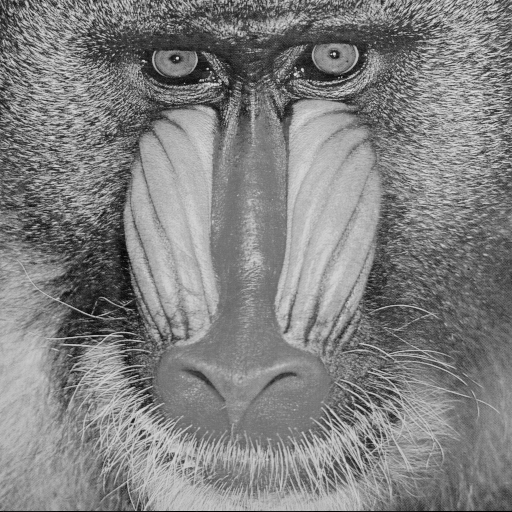
#> input picture imgs/macaco.png, 512 x 512 px, found by its file name
$ python atv1.7.py
#> lines starting #> are read from the running program, lines starting #| are printed output that depends on the picture
import numpy as np
import cv2 as cv


im1 = cv.imread('imgs/macaco.png')
#> im1 is the input picture: shape (512, 512, 3); min 0, max 230, mean 129.1
im2 = im1.copy()
im2 = np.flip(im2)
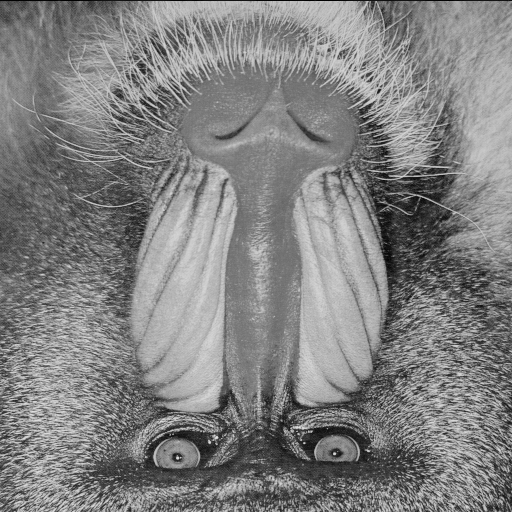
#> im2: shape (512, 512, 3); min 0, max 230, mean 129.1

media = np.average([im1, im2], axis=0, weights=[0.5, 0.5])
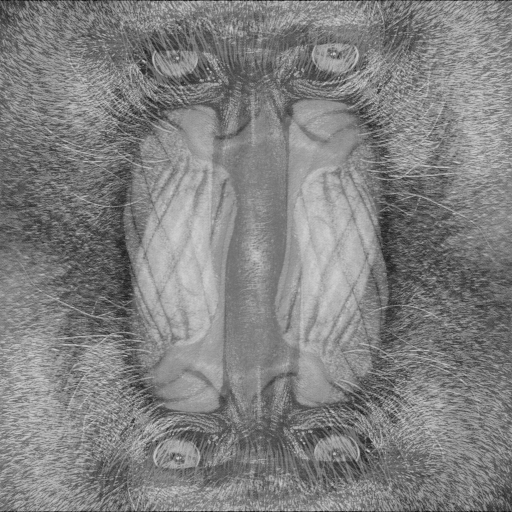
#> media: shape (512, 512, 3) float64; min 18.5, max 207.5, mean 129.1
media = np.clip(media, 0, 255).astype(np.uint8)


concatenado = cv.hconcat([im1, media])
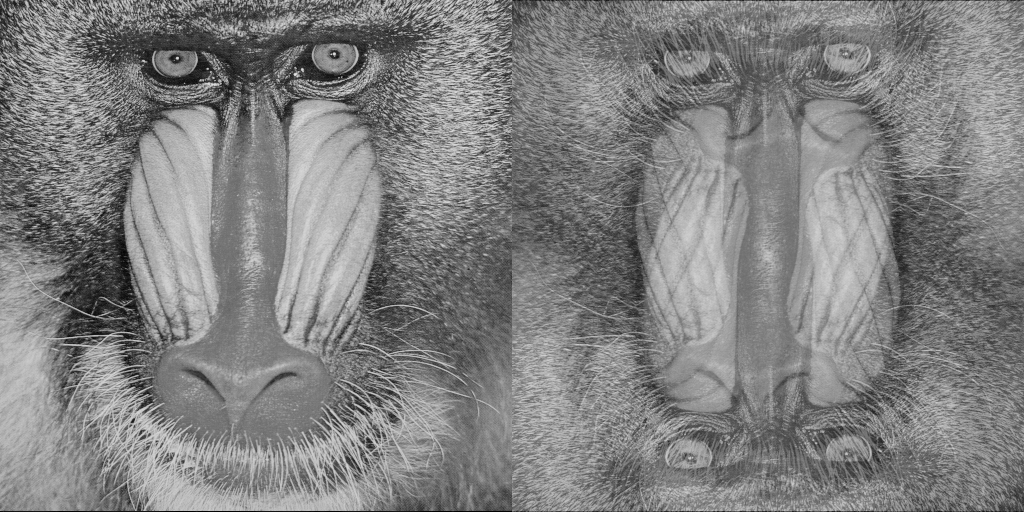
#> concatenado: shape (512, 1024, 3); min 0, max 230, mean 129
cv.imwrite('imgs_geradas/atv1.7/source.png', concatenado)

$ run again, with imgs/caderno.png copied over imgs/macaco.png
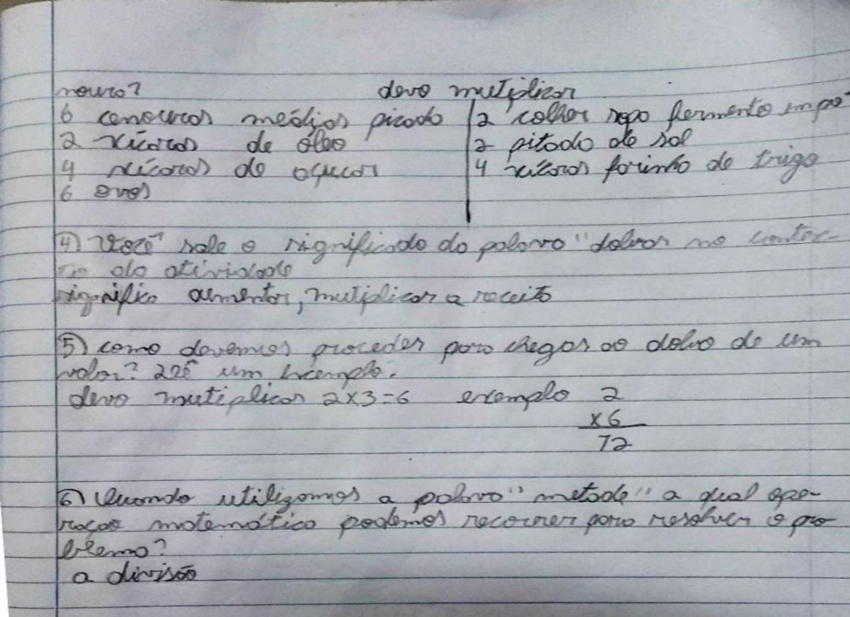
#> input picture imgs/caderno.png, 850 x 617 px, found by its file name
#> im1 is the input picture: shape (617, 850, 3); mean B, G, R 180.2, 173.4, 170.6
#> `media = np.average([im1, im2], axis=0, weights=[0.5, 0.5])`:
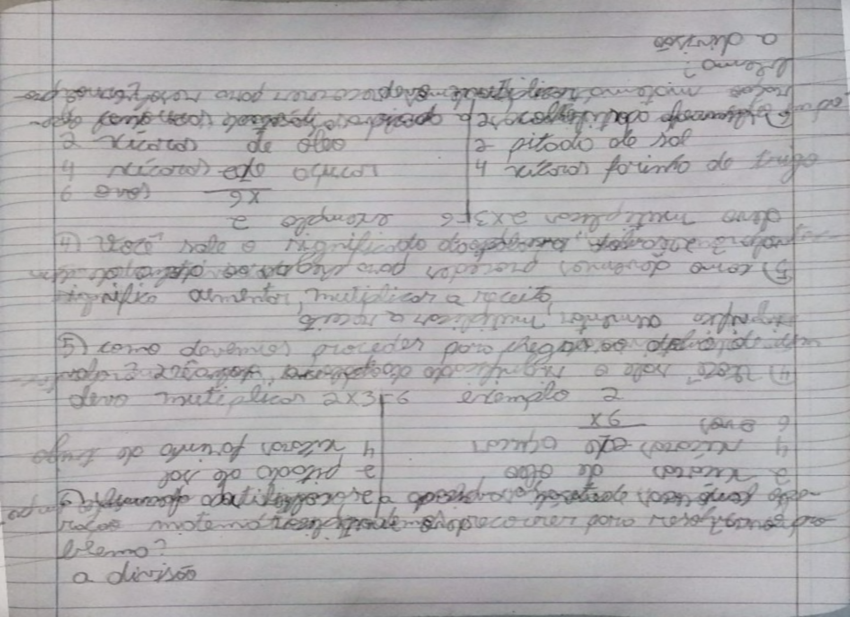
#> media: shape (617, 850, 3) float64; mean B, G, R 175.4, 173.4, 175.4
#> `concatenado = cv.hconcat([im1, media])`:
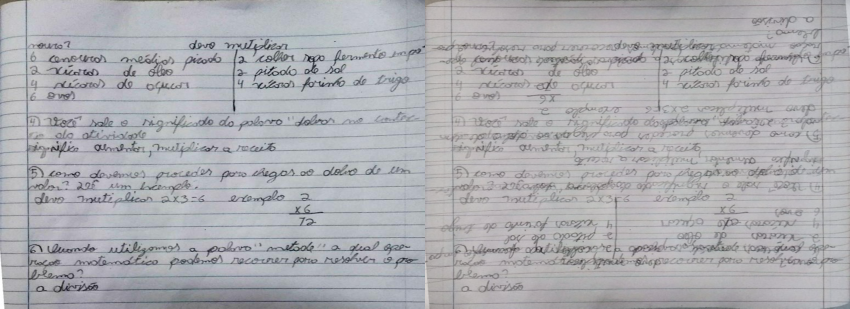
#> concatenado: shape (617, 1700, 3) (shown at 1/2 size); mean B, G, R 177.6, 173.3, 172.8
